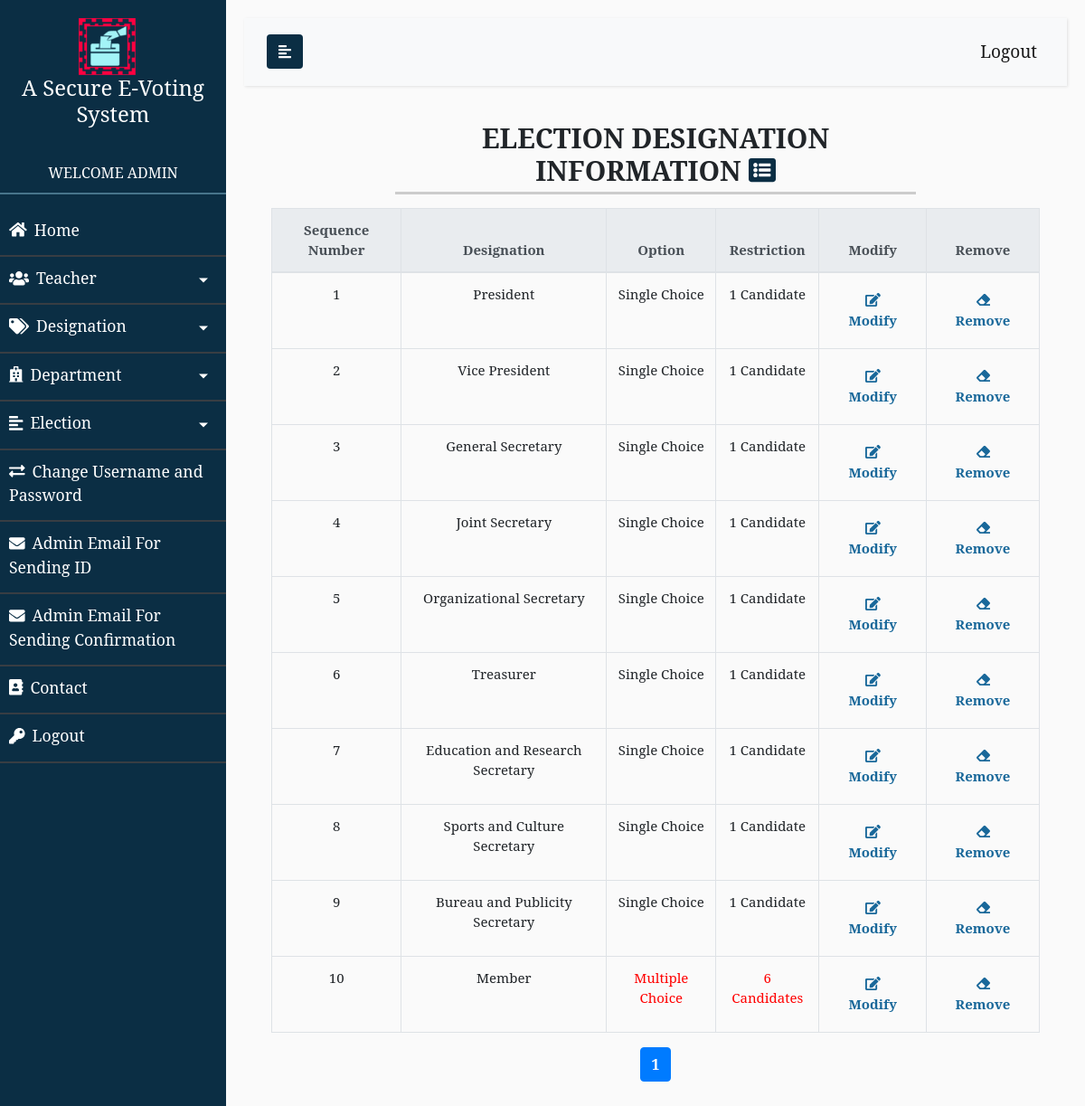
The page /admin/view_election_designation.php (signed in) on the database its author committed.
### tables this page shows
CREATE TABLE `election_designation` (
  `id` int(50) NOT NULL,
  `sequence_number` int(50) NOT NULL,
  `designation` varchar(100) NOT NULL,
  `option` varchar(10) NOT NULL,
  `restriction` int(5) NOT NULL
);

### admin/view_election_designation.php (the view, shortened to what this page needs)
<?php
    include('lib/header.php');
?>
<?php
    function get_row_count()
    {
        include('database_connection.php');
        $sql = "SELECT COUNT(`id`) as total_row FROM `election_designation`";
        $res = mysqli_query($conn, $sql);
        if(mysqli_num_rows($res))
        {
            $row = mysqli_fetch_assoc($res);
            return $row['total_row'];
        }
        return 0;
    }
    function display_content($run,$offset,$total,$page_number)
    {
        include('database_connection.php');
        if(empty($run))
        {
            $all_teacher_details_qry = "SELECT * FROM `election_designation` ORDER BY `sequence_number` ASC LIMIT $offset, $total ";
            $run = mysqli_query($conn, $all_teacher_details_qry);
        }
        echo "<table class='table table-bordered table-hover'>";
                echo "<thead class = 'thead-light'>";
                    echo "<tr>";
                        echo "<th>Sequence Number</th>";
                        echo "<th>Designation</th>";
                        echo "<th>Option</th>";
                        echo "<th>Restriction</th>";
                        echo "<th>Modify</th>";
                        echo "<th>Remove</th>";
                    echo "</tr>";
                echo "</thead>";
                while($row = mysqli_fetch_assoc($run))
                {
                    echo "<tr>";
                        echo "<td>$row[sequence_number]</td>";
                        echo "<td>$row[designation]</td>";
                        if($row['option'] == "single")
                        {
                            echo "<td>Single Choice</td>";
                        }
                        else if($row['option']=="multiple")
                        {
                            echo "<td style = 'color:red'>Multiple Choice</td>";
                        }
                        if($row['option'] == "single")
                        {
                            echo "<td>1 Candidate</td>";
                        }
                        else if($row['option']=="multiple")
                        {
                            echo "<td style = 'color:red'>$row[restriction] Candidates</td>";
                        }
                        echo "<td>";
                        ?>
                         <a class = "btn btn_color" href="modify_designation.php?id=<?php echo $row['id'];?>&page=<?php echo $page_number; ?>"><b><span><i class="fas fa-edit"></i></span> Modify</b></a>
                        <?php
                        echo "</td>";
                        echo "<td>";
                            ?>
                            <button class = "btn btn_color" onclick = "deleteConfirmation(<?php echo $row['id'];?>, <?php echo $page_number;?>)"><b><span><i class="fas fa-eraser"></i></span> Remove</b></button>
                            <?php
                        echo "</td>";
                    echo "</tr>";
                }
        echo "</table>";
    }
?>
<div class ="container-fluid table-responsive">
    <div class = "row justify-content-center">
        <div class = "col-12" style = "text-align:center" >
            <div class = "row justify-content-center">
                <div class = "col-lg-8 col-sm-12 col-12">
                    <div class = "view_information">
                        <h4 class = "text-uppercase"><b>Election Designation Information</b><i class="fa fa-list-alt info_details ml-2" aria-hidden="true"></i></h4>
                    </div>
                </div>
            </div>
            <div class="col-lg-12 col-12">
                <?php
                $run = 0;
                $page_name = 'view_election_designation';
                pagination($run,$page_name);
                ?>
            </div>
        </div>
    </div>
</div>
<?php
    include('lib/footer.php');
?>

### admin/lib/header.php (shortened to what this page needs)
<?php include('pagination.php') ?>
<!DOCTYPE HTML>
<html lang="en-US">
<head>
	<link rel="stylesheet" href="css/bootstrap.min.css">
	<link rel="stylesheet" href="css/admin.css" />
	<link rel="stylesheet" href="css/sidebar.css">
    <link rel="stylesheet" href="css/all.css">
</head>
<body>
	<div class="wrapper">
        <nav id="sidebar" style = "height: 100vh;overflow-y: auto;">
            <div class="sidebar-header align-content-center">
                <img src="images/voting_logo.png" width = 30%; style = "margin-left:32%">
                <h4 class = "text-center">A Secure E-Voting System</h4>
            </div>
				<ul class="list-unstyled components">
	                <p class = "text-center text-uppercase text-bold" style = "border-bottom: 2px solid #47748b">Welcome Admin</p>
	                <li class="active">
	                    <a href="home.php"><span class = "sidebar-icon"><i class="fas fa-home"></i></span>Home</a>
	                </li>
	                <li class="active">
	                    <a href="#teacherSubmenu" data-toggle="collapse" aria-expanded="false" class="dropdown-toggle"><span class = "sidebar-icon"><i class="fas fa-users"></i></span>Teacher</a>
	                </li>
	                <li class="active">
	                    <a href="#designationSubmenu" data-toggle="collapse" aria-expanded="false" class="dropdown-toggle"><span class = "sidebar-icon"><i class="fas fa-tags"></i></span>Designation</a>
	                </li>
	                <li class="active">
	                    <a href="#departmentSubmenu" data-toggle="collapse" aria-expanded="false" class="dropdown-toggle"><span class = "sidebar-icon"><i class="fas fa-hospital"></i></span>Department</a>
	                </li>
	                <li class="active">
	                    <a href="#electionSubmenu" data-toggle="collapse" aria-expanded="false" class="dropdown-toggle"><span class = "sidebar-icon"><i class="fas fa-align-left"></i></span>Election</a>
	                </li>
					<li>
					   <a href="change_username_password.php"><span class = "sidebar-icon"><i class="fas fa-exchange-alt"></i></span>Change Username and Password</a>
				   </li>
				   <li>
					  <a href="admin_email_sending_id.php"><span class = "sidebar-icon"><i class="fas fa-envelope"></i></span>Admin Email For Sending ID</a>
				  </li>
				  <li>
					 <a href="admin_email_sending_confirmation.php"><span class = "sidebar-icon"><i class="fas fa-envelope"></i></span>Admin Email For Sending Confirmation</a>
				 </li>
	                <li>
	                    <a href="contact_developer.php"><span class = "sidebar-icon"><i class="fas fa-address-book"></i></span>Contact</a>
	                </li>
					<li>
						<a href="admin_logout.php"><span class = "sidebar-icon"><i class="fas fa-key"></i></span>Logout</a>
	                </li>
	            </ul>
        </nav>
        <div id="content">
            <nav class="navbar navbar-expand-lg navbar-light bg-light sticky-top">
                <div class="container-fluid">
                    <button type="button" id="sidebarCollapse" class="btn nav_btn">
                        <i class="fas fa-align-left"></i>
                    </button>
                    <div class="collapse navbar-collapse" id="navbarSupportedContent">
                        <ul class="nav navbar-nav ml-auto">
                            <li class="nav-item active">
								<a class = "nav-link"href="admin_logout.php">Logout</a>
                            </li>
                        </ul>
                    </div>
                </div>
            </nav>

### admin/pagination.php (shortened to what this page needs)
<?php
    function pagination($run,$page_name)
    {
        $pagination_buttons = 10;
        $page_number = (isset($_GET['page']) AND !empty($_GET['page'])) ? $_GET['page'] : 1;
        $per_page_records = 10;
        $rows = get_row_count();
        $last_page = ceil($rows/$per_page_records);
        $pagination = '';
        $pagination .= '<div class = "row justify-content-center"><nav>';
        $pagination .= '<ul class = "pagination">';
        if($page_number <= 1)
        {
            $page_number = 1;
        }
        else if($page_number>$last_page)
        {
            $page_number = $last_page;
        }
        display_content($run,(($page_number-1)*10),$per_page_records,$page_number);
        if($page_number < $pagination_buttons AND ($last_page == $pagination_buttons OR $last_page>$pagination_buttons))
        {
            for($i=1; $i<=$pagination_buttons; $i++)
            {
                if($i==$page_number)
                {
                    $pagination .= '<li class = "active page-item">';
                    $pagination .= '<a class = "page-link" href="'.$page_name.'.php?page='.$i.'">'.$i.' <span class = "sr-only">(current)</span></a>';
                    $pagination .= '</li>';
                }
                else
                {
                    $pagination .= '<li class = "page-item"><a class = "page-link" href="'.$page_name.'.php?page='.$i.'">'.$i.'</a></li>';
                }
            }
            if($last_page>$pagination_buttons)
            {
                $pagination .= '<li class = "page-item"><a class = "page-link" href="'.$page_name.'.php?page='.($pagination_buttons+1).'">&raquo;</a></li>';
            }
        }
        else if($page_number<$pagination_buttons AND  $last_page<$pagination_buttons)
        {
            for($i=1; $i<=$last_page; $i++)
            {
                if($i==$page_number)
                {
                    $pagination .= '<li class = "active page-item ">';
                    $pagination .= '<a class = "page-link" href="'.$page_name.'.php?page='.$i.'">'.$i.' <span class = "sr-only">(current)</span></a>';
                    $pagination .= '</li>';
                }
                else
                {
                    $pagination .= '<li class = "page-item"><a class = "page-link" href="'.$page_name.'.php?page='.$i.'">'.$i.'</a></li>';
                }
            }
        }
        $pagination .= '</ul>';
        $pagination .= '</nav></div>';
        echo $pagination;
    }
?>

### admin/lib/footer.php (shortened to what this page needs)
</div>
</div>
</body>
</html>

### admin/css/admin.css (style rules this page uses)
body { font-family: 'sans-serrif'; }
.navbar { background-color: #0B2E44; }
.navbar .navbar-nav .nav-item a { font-size: 19px; color: #f2f2f2; transition: background-color 500ms ease, color 500ms ease; }
.table, .table a, .table button { font-size: 15px; }
.pagination, .pagination li a { display: flex; flex-wrap: wrap; justify-content: center; align-items: center; font-weight: bold; }
.view_information h4 { border-bottom: 3px solid #cccccc; font-size: 30px; margin-bottom: 15px; padding-bottom: 5px; }
.btn_color { color: #19689a; transition: color 500ms ease, background-color 500ms ease; }
.info_details { color: #0B2E44; }

### admin/css/sidebar.css (style rules this page uses)
body { font-family: 'serif'; background: #fafafa; }
a, a:hover, a:focus { color: inherit; text-decoration: none; transition: all 0.3s; }
.navbar { padding: 15px 10px; background: #fff; border: none; border-radius: 0; margin-bottom: 40px; box-shadow: 1px 1px 3px rgba(0, 0, 0, 0.1); }
.wrapper { display: flex; width: 100%; align-items: stretch; position: fixed; }
#sidebar { min-width: 250px; max-width: 250px; background: #0B2E44; color: #fff; transition: all 0.3s; }
#sidebar .sidebar-header { padding: 20px; padding-bottom: 0px; background: #0B2E44; }
#sidebar ul.components { padding: 20px 0; }
#sidebar ul p { color: #fff; padding: 10px; }
#sidebar ul li a { padding: 10px; font-size: 1.1em; display: block; border-bottom: 2px solid #383D43; padding-bottom: 15px; }
#sidebar ul li.active>a, a[aria-expanded="true"] { color: #fff; }
a[data-toggle="collapse"] { position: relative; }
.dropdown-toggle::after { display: block; position: absolute; top: 50%; right: 20px; transform: translateY(-50%); }
#content { width: 100%; padding: 20px; min-height: 100vh; transition: all 0.3s; overflow-y: auto; height: 0; }
.sidebar-icon { margin-right: 8px; }
.nav_btn { background: #0B2E44; color: white; }

### admin/css/all.css (style rules this page uses)
.fa-address-book:before { content: "\f2b9"; }
.fa-align-left:before { content: "\f036"; }
.fa-edit:before { content: "\f044"; }
.fa-envelope:before { content: "\f0e0"; }
.fa-eraser:before { content: "\f12d"; }
.fa-exchange-alt:before { content: "\f362"; }
.fa-home:before { content: "\f015"; }
.fa-hospital:before { content: "\f0f8"; }
.fa-key:before { content: "\f084"; }
.fa-list-alt:before { content: "\f022"; }
.fa-tags:before { content: "\f02c"; }
.fa-users:before { content: "\f0c0"; }

### rows shown on the page
election_designation: sequence_number "1", designation "President", option "Single Choice"
election_designation: sequence_number "2", designation "Vice President", option "Single Choice"
election_designation: sequence_number "3", designation "General Secretary", option "Single Choice"
election_designation: sequence_number "4", designation "Joint Secretary", option "Single Choice"
election_designation: sequence_number "5", designation "Organizational Secretary", option "Single Choice"
election_designation: sequence_number "6", designation "Treasurer", option "Single Choice"
election_designation: sequence_number "7", designation "Education and Research Secretary", option "Single Choice"
election_designation: sequence_number "8", designation "Sports and Culture Secretary", option "Single Choice"
election_designation: sequence_number "9", designation "Bureau and Publicity Secretary", option "Single Choice"
election_designation: sequence_number "10", designation "Member", option "Multiple Choice", restriction "6"
